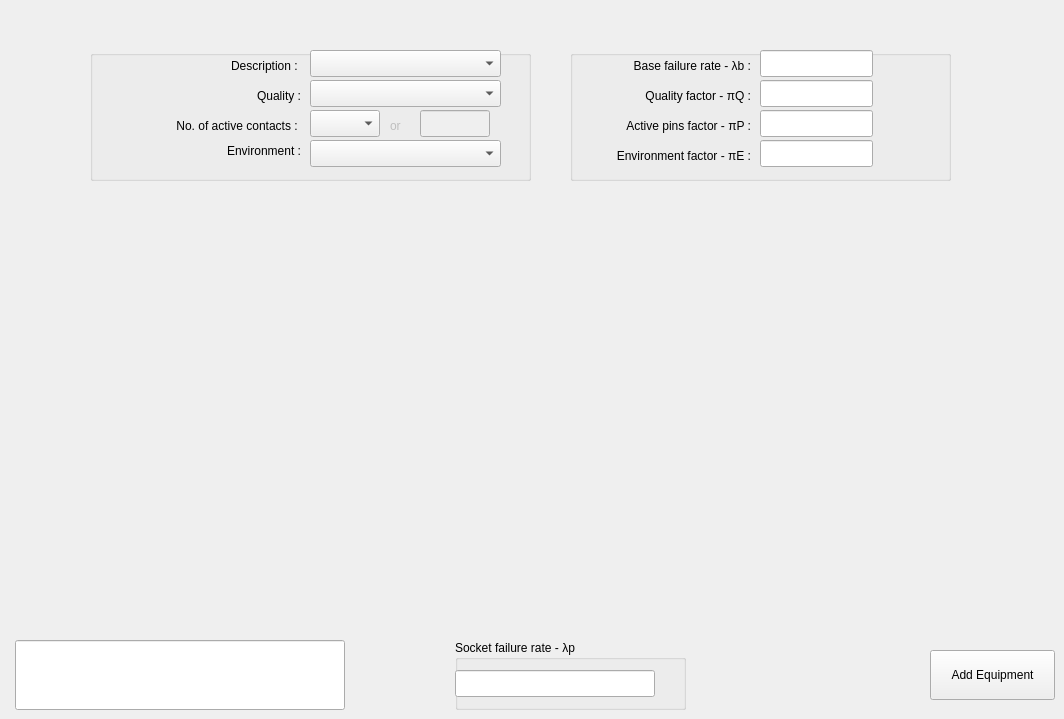
    <widget class="QWidget" name="tab_con_sock">
     <attribute name="title">
      <string>Connectors, Sockets</string>
     </attribute>
     <widget class="QGroupBox" name="groupBox_22">
      <property name="geometry">
       <rect>
        <x>570</x>
        <y>50</y>
        <width>381</width>
        <height>131</height>
       </rect>
      </property>
      <property name="title">
       <string/>
      </property>
      <widget class="QLineEdit" name="lineEdit_con_sock_lambda_b">
       <property name="geometry">
        <rect>
         <x>190</x>
         <y>0</y>
         <width>113</width>
         <height>27</height>
        </rect>
       </property>
       <property name="readOnly">
        <bool>true</bool>
       </property>
      </widget>
      <widget class="QLabel" name="label_con_sock_lambda_b">
       <property name="geometry">
        <rect>
         <x>30</x>
         <y>0</y>
         <width>151</width>
         <height>31</height>
        </rect>
       </property>
       <property name="text">
        <string>Base failure rate - λb :</string>
       </property>
       <property name="alignment">
        <set>Qt::AlignRight|Qt::AlignTrailing|Qt::AlignVCenter</set>
       </property>
      </widget>
      <widget class="QLabel" name="label_con_sock_pi_e">
       <property name="geometry">
        <rect>
         <x>10</x>
         <y>90</y>
         <width>171</width>
         <height>31</height>
        </rect>
       </property>
       <property name="text">
        <string>Environment factor - πE :</string>
       </property>
       <property name="alignment">
        <set>Qt::AlignRight|Qt::AlignTrailing|Qt::AlignVCenter</set>
       </property>
      </widget>
      <widget class="QLineEdit" name="lineEdit_con_sock_pi_e">
       <property name="geometry">
        <rect>
         <x>190</x>
         <y>90</y>
         <width>113</width>
         <height>27</height>
        </rect>
       </property>
       <property name="text">
        <string/>
       </property>
       <property name="readOnly">
        <bool>true</bool>
       </property>
      </widget>
      <widget class="QLabel" name="label_con_sock_pi_q">
       <property name="geometry">
        <rect>
         <x>10</x>
         <y>30</y>
         <width>171</width>
         <height>31</height>
        </rect>
       </property>
       <property name="text">
        <string>Quality factor - πQ :</string>
       </property>
       <property name="alignment">
        <set>Qt::AlignRight|Qt::AlignTrailing|Qt::AlignVCenter</set>
       </property>
      </widget>
      <widget class="QLineEdit" name="lineEdit_con_sock_pi_q">
       <property name="geometry">
        <rect>
         <x>190</x>
         <y>30</y>
         <width>113</width>
         <height>27</height>
        </rect>
       </property>
       <property name="text">
        <string/>
       </property>
       <property name="readOnly">
        <bool>true</bool>
       </property>
      </widget>
      <widget class="QLineEdit" name="lineEdit_con_sock_pi_p">
       <property name="geometry">
        <rect>
         <x>190</x>
         <y>60</y>
         <width>113</width>
         <height>27</height>
        </rect>
       </property>
       <property name="readOnly">
        <bool>true</bool>
       </property>
      </widget>
      <widget class="QLabel" name="label_con_sock_pi_p">
       <property name="geometry">
        <rect>
         <x>0</x>
         <y>60</y>
         <width>181</width>
         <height>31</height>
        </rect>
       </property>
       <property name="text">
        <string>Active pins factor - πP :</string>
       </property>
       <property name="alignment">
        <set>Qt::AlignRight|Qt::AlignTrailing|Qt::AlignVCenter</set>
       </property>
      </widget>
     </widget>
     <widget class="QGroupBox" name="groupBox_23">
      <property name="geometry">
       <rect>
        <x>90</x>
        <y>50</y>
        <width>441</width>
        <height>131</height>
       </rect>
      </property>
      <property name="title">
       <string/>
      </property>
      <widget class="QComboBox" name="comboBox_con_sock_description">
       <property name="geometry">
        <rect>
         <x>220</x>
         <y>0</y>
         <width>191</width>
         <height>27</height>
        </rect>
       </property>
       <property name="currentText">
        <string/>
       </property>
      </widget>
      <widget class="QLabel" name="label_con_sock_description">
       <property name="geometry">
        <rect>
         <x>80</x>
         <y>0</y>
         <width>131</width>
         <height>31</height>
        </rect>
       </property>
       <property name="text">
        <string>Description : </string>
       </property>
       <property name="alignment">
        <set>Qt::AlignRight|Qt::AlignTrailing|Qt::AlignVCenter</set>
       </property>
       <property name="wordWrap">
        <bool>true</bool>
       </property>
      </widget>
      <widget class="QComboBox" name="comboBox_con_sock_environment">
       <property name="geometry">
        <rect>
         <x>220</x>
         <y>90</y>
         <width>191</width>
         <height>27</height>
        </rect>
       </property>
       <property name="currentText">
        <string/>
       </property>
      </widget>
      <widget class="QLabel" name="label_con_sock_environment">
       <property name="geometry">
        <rect>
         <x>80</x>
         <y>80</y>
         <width>131</width>
         <height>41</height>
        </rect>
       </property>
       <property name="text">
        <string>Environment :</string>
       </property>
       <property name="alignment">
        <set>Qt::AlignRight|Qt::AlignTrailing|Qt::AlignVCenter</set>
       </property>
       <property name="wordWrap">
        <bool>true</bool>
       </property>
      </widget>
      <widget class="QLabel" name="label_con_sock_quality">
       <property name="geometry">
        <rect>
         <x>80</x>
         <y>30</y>
         <width>131</width>
         <height>31</height>
        </rect>
       </property>
       <property name="text">
        <string>Quality :</string>
       </property>
       <property name="alignment">
        <set>Qt::AlignRight|Qt::AlignTrailing|Qt::AlignVCenter</set>
       </property>
       <property name="wordWrap">
        <bool>true</bool>
       </property>
      </widget>
      <widget class="QComboBox" name="comboBox_con_sock_quality">
       <property name="geometry">
        <rect>
         <x>220</x>
         <y>30</y>
         <width>191</width>
         <height>27</height>
        </rect>
       </property>
       <property name="currentText">
        <string/>
       </property>
      </widget>
      <widget class="QComboBox" name="comboBox_con_sock_numb_of_active_contacts">
       <property name="geometry">
        <rect>
         <x>220</x>
         <y>60</y>
         <width>70</width>
         <height>27</height>
        </rect>
       </property>
       <property name="currentText">
        <string/>
       </property>
      </widget>
      <widget class="QLabel" name="label_con_sock_numb_of_active_coils">
       <property name="geometry">
        <rect>
         <x>50</x>
         <y>60</y>
         <width>161</width>
         <height>31</height>
        </rect>
       </property>
       <property name="text">
        <string>No. of active contacts : </string>
       </property>
       <property name="alignment">
        <set>Qt::AlignRight|Qt::AlignTrailing|Qt::AlignVCenter</set>
       </property>
       <property name="wordWrap">
        <bool>true</bool>
       </property>
      </widget>
      <widget class="QLabel" name="label_16">
       <property name="enabled">
        <bool>false</bool>
       </property>
       <property name="geometry">
        <rect>
         <x>300</x>
         <y>60</y>
         <width>21</width>
         <height>31</height>
        </rect>
       </property>
       <property name="text">
        <string>or</string>
       </property>
      </widget>
      <widget class="QLineEdit" name="lineEdit_con_sock_numb_of_active_contacts">
       <property name="enabled">
        <bool>false</bool>
       </property>
       <property name="geometry">
        <rect>
         <x>330</x>
         <y>60</y>
         <width>70</width>
         <height>27</height>
        </rect>
       </property>
       <property name="dragEnabled">
        <bool>false</bool>
       </property>
      </widget>
     </widget>
     <widget class="QLineEdit" name="lineEdit_c_con_sock_warning_box">
      <property name="geometry">
       <rect>
        <x>15</x>
        <y>640</y>
        <width>330</width>
        <height>70</height>
       </rect>
      </property>
      <property name="readOnly">
       <bool>true</bool>
      </property>
     </widget>
     <widget class="QGroupBox" name="groupBox_con_sock_lambda_p">
      <property name="geometry">
       <rect>
        <x>455</x>
        <y>640</y>
        <width>231</width>
        <height>70</height>
       </rect>
      </property>
      <property name="title">
       <string>Socket failure rate - λp</string>
      </property>
      <widget class="QLineEdit" name="lineEdit_con_sock_lamda_p">
       <property name="geometry">
        <rect>
         <x>0</x>
         <y>30</y>
         <width>200</width>
         <height>27</height>
        </rect>
       </property>
       <property name="readOnly">
        <bool>true</bool>
       </property>
      </widget>
     </widget>
     <widget class="QPushButton" name="addButton_c_ee_con_sock">
      <property name="geometry">
       <rect>
        <x>930</x>
        <y>650</y>
        <width>125</width>
        <height>50</height>
       </rect>
      </property>
      <property name="text">
       <string>Add Equipment</string>
      </property>
     </widget>
    </widget>
